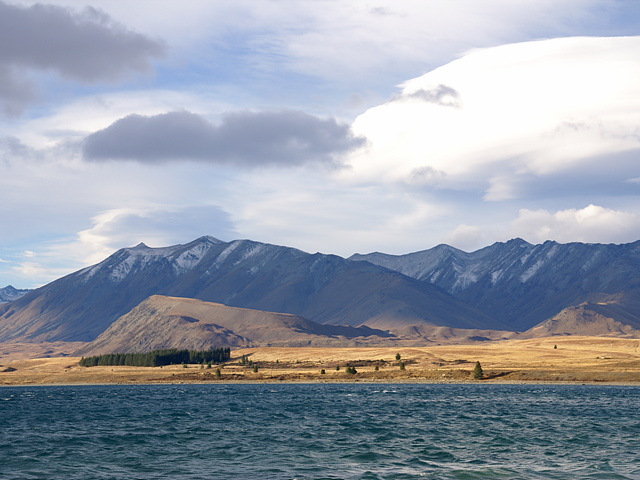
#> input picture ch08/tekapo.bmp, 640 x 480 px
$ python 1.affine.py
#> lines starting #> are read from the running program, lines starting #| are printed output that depends on the picture
import os
os.chdir('/Users/heechankang/projects/pythonworkspace/git_study/opencv/ch08')
import numpy as np
import cv2


def affine_transform():
    src = cv2.imread('tekapo.bmp')
#> src is the input picture: shape (480, 640, 3); mean B, G, R 169.8, 157.4, 149.7

    if src is None:
        print('사진 불러오기 실패')
        return

    rows = src.shape[0]
#> rows = 480
    cols = src.shape[1]
#> cols = 640

    src_pts = np.array([[0, 0],
                        [cols - 1, 0],
                        [cols - 1, rows-1]]).astype(np.float32)
#> src_pts = [[0, 0], [639, 0], [639, 479]]
    dst_pts = np.array([[50, 50],
                        [cols - 100, 100],
                        [cols - 50, rows - 50]]).astype(np.float32)
#> dst_pts = [[50, 50], [540, 100], [590, 430]]

    affine_mat = cv2.getAffineTransform(src_pts, dst_pts)

    dst = cv2.warpAffine(src, affine_mat, (0, 0))

    cv2.imshow('src', src)
    cv2.imshow('dst', dst)
    cv2.waitKey()
    cv2.destroyAllWindows()


def affine_translation():
    src = cv2.imread('tekapo.bmp')

    if src is None:
        print('이미지 불러오기 실패')
        return

    affine_mat = np.array([[1, 0, 150],
                           [0, 1, 100]]).astype(np.float32)

    dst = cv2.warpAffine(src, affine_mat, (0, 0))

    cv2.imshow('src', src)
    cv2.imshow('dst', dst)
    cv2.waitKey()
    cv2.destroyAllWindows()


def affine_shear():
    src = cv2.imread('tekapo.bmp')

    if src is None:
        print('이미지 불러오기 실패')
        return

    rows = src.shape[0]
#> rows = 480
    cols = src.shape[1]

    mx = 0.3
    affine_mat = np.array([[1, mx, 0],
                           [0, 1, 0]]).astype(np.float32)

    dst = cv2.warpAffine(src, affine_mat, (int(cols + rows * mx), rows))
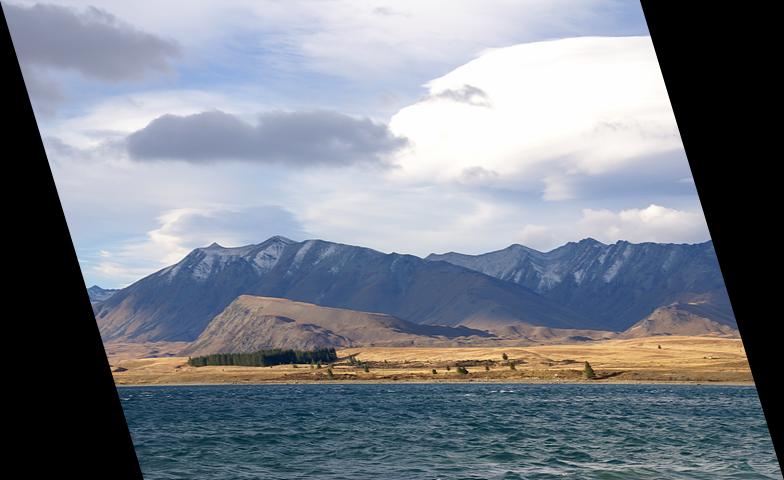
#> dst: shape (480, 784, 3); mean B, G, R 138.7, 128.5, 122.2

    cv2.imshow('src', src)
    cv2.imshow('dst', dst)
    cv2.waitKey()
    cv2.destroyAllWindows()


def affine_scale():
    src = cv2.imread('rose.bmp')
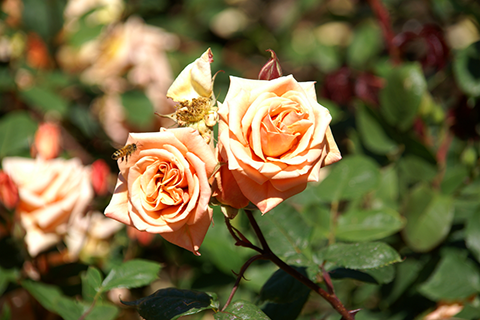
#> input picture ch08/rose.bmp, 480 x 320 px
#> src is the input picture: shape (320, 480, 3); mean B, G, R 63.1, 103.6, 116.2

    if src is None:
        print('사진 불러오기 실패')
        return

    dst1 = cv2.resize(src, (0,0), fx = 4, fy = 4, interpolation=cv2.INTER_NEAREST)
    dst2 = cv2.resize(src, (1920, 1280))
    dst3 = cv2.resize(src, (1920, 1280), interpolation=cv2.INTER_CUBIC)
    dst4 = cv2.resize(src, (1920, 1280), interpolation=cv2.INTER_LANCZOS4)

    cv2.imshow('src', src)
    cv2.imshow('dst1', dst1[400:800, 500:900])
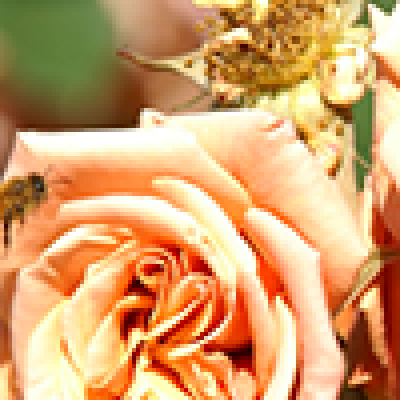
#> window 'dst1': shape (400, 400, 3); mean B, G, R 109.3, 162.3, 213.9
    cv2.imshow('dst2', dst2[400:800, 500:900])
    cv2.imshow('dst3', dst3[400:800, 500:900])
    cv2.imshow('dst4', dst4[400:800, 500:900])
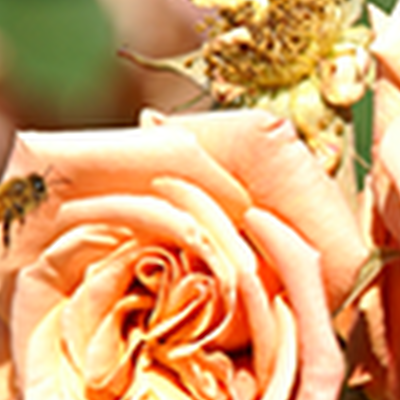
#> window 'dst4': shape (400, 400, 3); mean B, G, R 109.4, 162.2, 213.8
    cv2.waitKey()
    cv2.destroyAllWindows()


def affine_rotation():
    src = cv2.imread('rose.bmp')

    if src is None:
        print('사진 불러오기 실패')
        return

    cp = (src.shape[1] / 2, src.shape[0] / 2)
    affine_mat = cv2.getRotationMatrix2D(cp, 20, 1)

    dst = cv2.warpAffine(src, affine_mat, (0, 0))
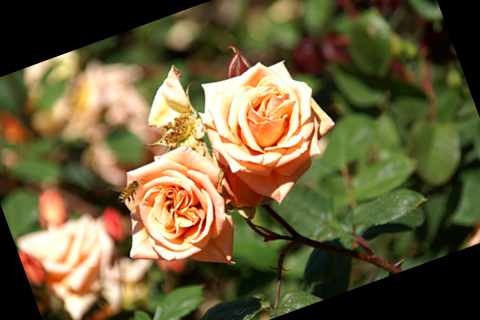
#> dst: shape (320, 480, 3); mean B, G, R 58.4, 94.3, 106.3

    cv2.imshow('src', src)
    cv2.imshow('dst', dst)
    cv2.waitKey()
    cv2.destroyAllWindows()


def affine_flip():
    src = cv2.imread('rose.bmp')

    if src is None:
        print('사진 불러오기 실패')
        return

    cv2.imshow('src', src)

    for flip_code in [1, 0, -1]:
        dst = cv2.flip(src, flip_code)

        desc = f'flipCode: {flip_code}'
        cv2.putText(dst, desc, (10, 30), cv2.FONT_HERSHEY_SIMPLEX,
                    1.0, (2255, 0, 0), 1, cv2.LINE_AA)

        cv2.imshow('dst', dst)
        cv2.waitKey()
#> this loop made 3 passes
#> pass 1, in affine_flip, `cv2.imshow('dst', dst)`:
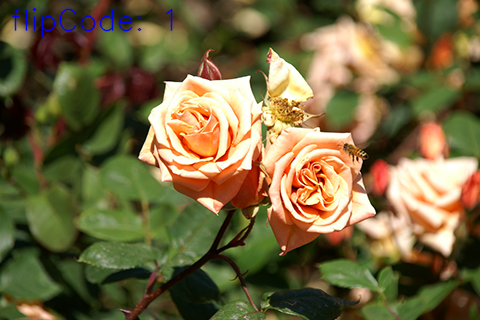
#> window 'dst': shape (320, 480, 3); mean B, G, R 63.7, 103.4, 116
#> after the loop:
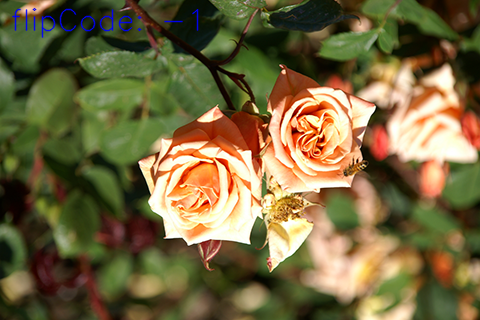
#> dst: shape (320, 480, 3); mean B, G, R 63.8, 103.4, 116

    cv2.destroyAllWindows()


if __name__ == '__main__':
    affine_transform()
    affine_translation()
    affine_shear()
    affine_scale()
    affine_rotation()
    affine_flip()

# [141 lines of commented-out code are left out]
